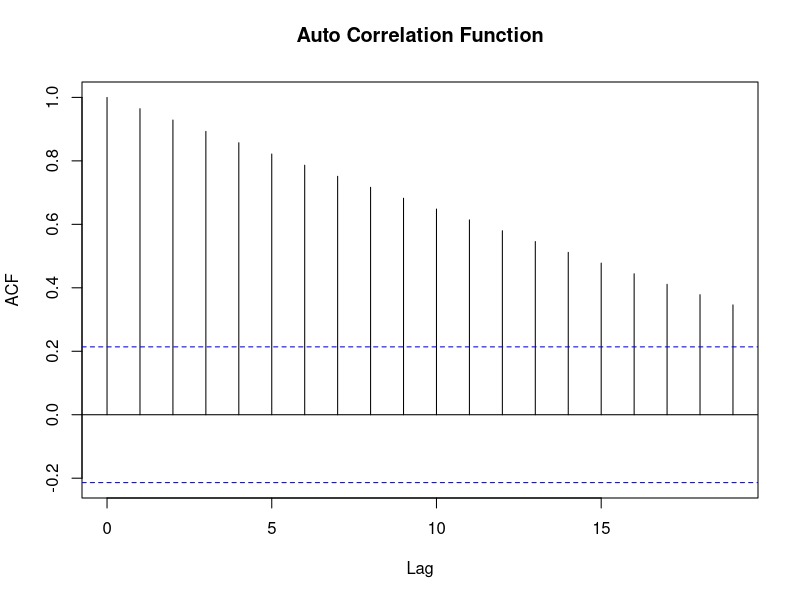
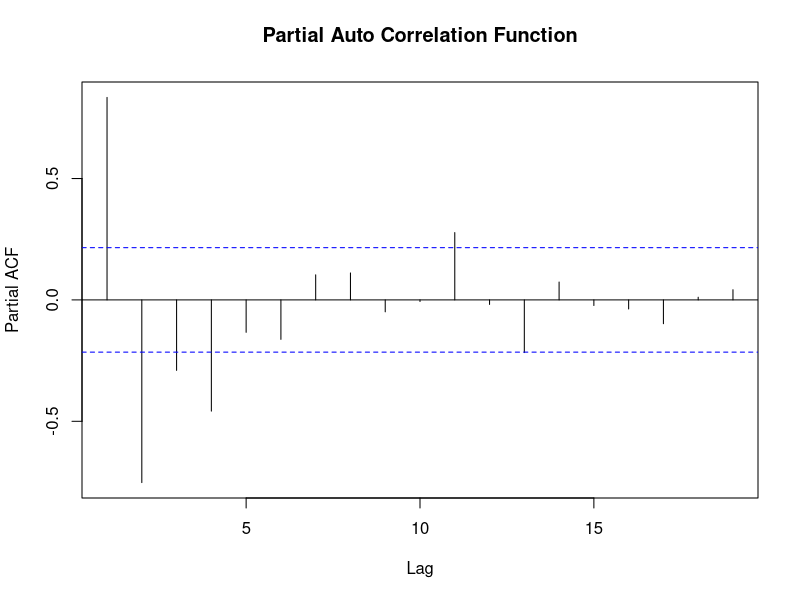
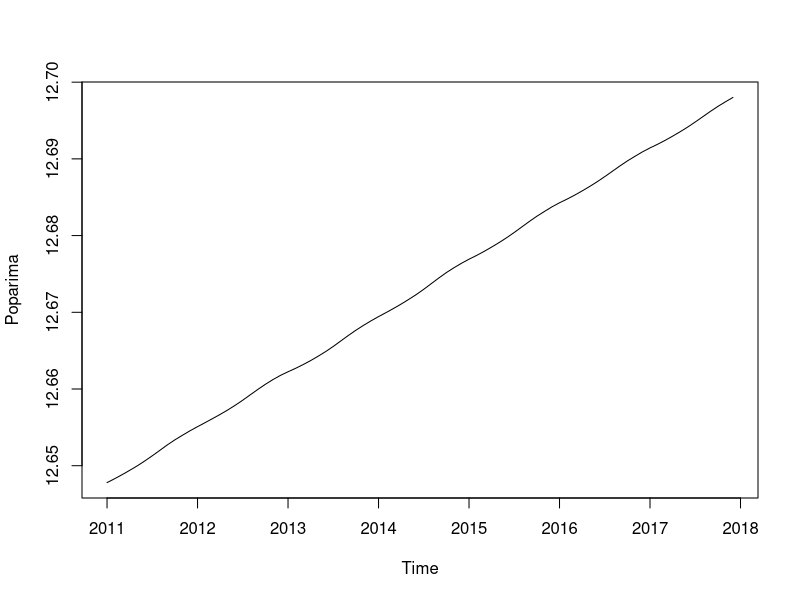
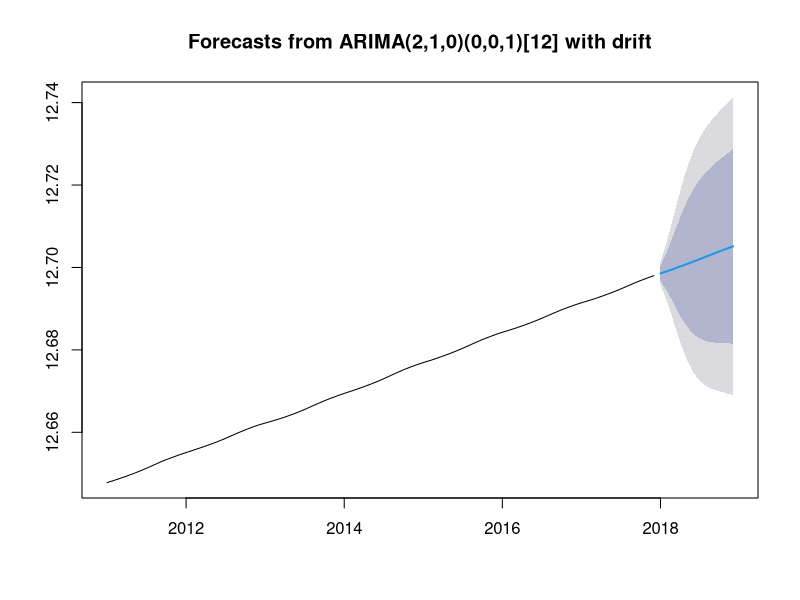

Write the R code that produced these figures, in order.
#import data and convert to timeseries
library(MASS)
library(tseries)
library(forecast)

pd<- read.csv("Population.csv", stringsAsFactors = T)

lnpop=(log(pd$Pop))
lnpop <- ts(lnpop)

ndiffs(pd$Pop)
#diffrences b/w each time series points. Dickey Fuller test is used for the same.
diffpd=(diff(lnpop))  #the DF p value (.0113/0.01) suggestes stationary data with rejection of null hypothesis.
diffpd
ndiffs(diffpd)
adf.test(lnpop) #by DF test p-value <.05 indicates that we reject the null hypothesis of non stationarity. 
adf.test(diffpd)
acf(pd$Pop, main="Auto Correlation Function")
pacf(diffpd, main="Partial Auto Correlation Function")
#TS and arima. Arima will choose the no: of diffrences automatically for computation. Hence the efforts of selection of auto regressors and moving averages is eliminated.
Poparima <- ts(lnpop, start = c(2011), frequency= 12)
fitpd <- auto.arima(Poparima)
fitpd
summary(fitpd)
plot(Poparima,type='l')
exp(lnpop)
#forecasted values from arima
forecastedvalues_ln=forecast(fitpd,h=12)
forecastedvalues_ln
plot(forecastedvalues_ln)

forecastedvaluesextracted=as.numeric(forecastedvalues_ln$mean)
finalforecastvalues=exp(forecastedvaluesextracted)
finalforecastvalues

#percentage error
df<-data.frame(pd$Pop,finalforecastvalues)
col_headings<-c("Actual Population","Forecasted Population")
names(df)<-col_headings

percentage_error=((df$`Actual Population`-df$`Forecasted Population`)/(df$`Actual Population`))
percentage_error

View(df)

